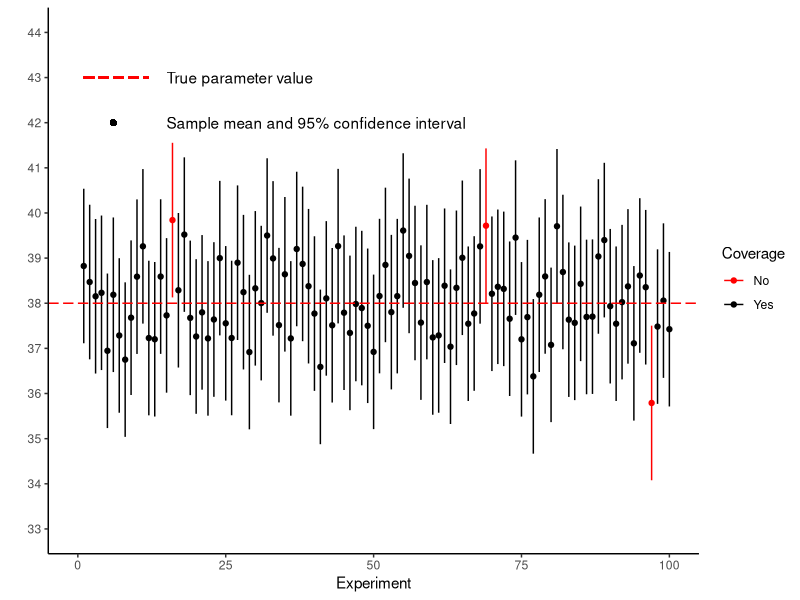

Source code (R):
## ---- chunk 1
options(htmltools.dir.version = FALSE)
knitr::opts_chunk$set(echo = FALSE, fig.align = 'center', warning=FALSE, message=FALSE, fig.retina = 2)

library(ggplot2) 

set.seed(2052)
wolf_x <- round(rnorm(8, 38, 4))
wolf_x2 <- round(rnorm(8, 38, 4))
mean_1 <- round(mean(wolf_x), 1)
mean_2 <- round(mean(wolf_x2), 1)
sd_1 <- round(sd(wolf_x), 1)
sd_2 <- round(sd(wolf_x2), 1)
sem_1 <- round(sd_1 / sqrt(length(wolf_x)), 1)
sem_2 <- round(sd_2 / sqrt(length(wolf_x2)), 1)  
## ---- chunk 2
library(dplyr)
set.seed(4251)
true_mean = 38
true_sd = 4

samp <- data.frame(Experiment = 1:100,
                   time = 1:100,
                   Estimate = numeric(length = 100),
                   SE = numeric(length = 100))

for(i in 1:100){
  x <- rnorm(25, true_mean, true_sd)
  samp$Estimate[i] = mean(x)
  samp$SD[i] = sd(x)
  samp$SE = sd(x)/sqrt(25)
}

samp <- dplyr::mutate(samp,
                      LCI = Estimate - 1.96 * SE,
                      UCI = Estimate + 1.96 * SE,
                      Coverage = 
                        ifelse(LCI <=true_mean & UCI >= true_mean, "Yes", "No"))

ggplot(samp,
       aes(x = Experiment,
           y = Estimate)) +
  geom_errorbar(
    aes(ymin = LCI,
        ymax = UCI,
        color = Coverage),
    width = 0) +
  geom_point(aes(color = Coverage)) +
  scale_color_manual(values = c("red", "black")) +
  geom_hline(yintercept = true_mean,
             color = "red",
             linetype = "longdash") +
  scale_y_continuous(name = "",
                     limits = c(33, 44),
                     breaks = seq(from = 33, to = 44)) +
  scale_x_continuous(limits = c(0, 100)) +
  theme_classic() +
  geom_segment(
    aes(y = 43, yend = 43,
        x = 1, xend = 12), 
               color = "red", linetype = "longdash") +
  annotate(
    x = 15,
    y = 43,
    label = "True parameter value",
    geom = "text",
    hjust = 0) +
  geom_point(
    aes(y = 42,
        x = 6)) +
  annotate(x = 15,
           y = 42,
           label = "Sample mean and 95% confidence interval",
           geom = "text",
           hjust = 0) 
